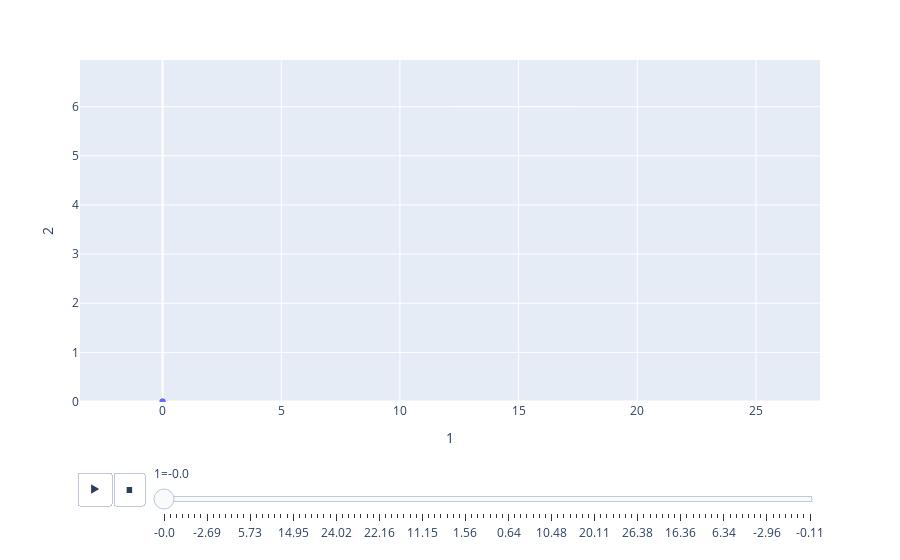

Source (notebook cell):
### Code cell
px.scatter(train_stream, x=1, y=2, animation_frame=1,
                      log_x=False, size_max=55, range_x=[min(train_stream[1]),max(train_stream[1])], 
                       range_y=[min(train_stream[2]),max(train_stream[2])])

### Figure 1 — Plotly figure (JSON) as saved in the notebook; plotly's stock layout.template omitted (floating-point values rounded to 4 significant figures)
{"data": [{"hoverlabel": {"namelength": 0}, "hovertemplate": "1=%{x}<br>2=%{y}", "legendgroup": "", "marker": {"color": "#636efa", "symbol": "circle"}, "mode": "markers", "name": "", "showlegend": false, "type": "scatter", "x": [0, 0], "xaxis": "x", "y": [0, 0], "yaxis": "y"}], "layout": {"legend": {"tracegroupgap": 0}, "margin": {"t": 60}, "sliders": [{"active": 0, "currentvalue": {"prefix": "1="}, "len": 0.9, "pad": {"b": 10, "t": 60}, "steps": [{"args": [["-0.0"], {"frame": {"duration": 0, "redraw": false}, "fromcurrent": true, "mode": "immediate", "transition": {"duration": 0, "easing": "linear"}}], "label": "-0.0", "method": "animate"}, {"args": [["-0.2"], {"frame": {"duration": 0, "redraw": false}, "fromcurrent": true, "mode": "immediate", "transition": {"duration": 0, "easing": "linear"}}], "label": "-0.2", "method": "animate"}, {"args": [["-0.25"], {"frame": {"duration": 0, "redraw": false}, "fromcurrent": true, "mode": "immediate", "transition": {"duration": 0, "easing": "linear"}}], "label": "-0.25", "method": "animate"}, {"args": [["-0.27"], {"frame": {"duration": 0, "redraw": false}, "fromcurrent": true, "mode": "immediate", "transition": {"duration": 0, "easing": "linear"}}], "label": "-0.27", "method": "animate"}, {"args": [["-0.8"], {"frame": {"duration": 0, "redraw": false}, "fromcurrent": true, "mode": "immediate", "transition": {"duration": 0, "easing": "linear"}}], "label": "-0.8", "method": "animate"}, {"args": [["-1.25"], {"frame": {"duration": 0, "redraw": false}, "fromcurrent": true, "mode": "immediate", "transition": {"duration": 0, "easing": "linear"}}], "label": "-1.25", "method": "animate"}, {"args": [["-2.53"], {"frame": {"duration": 0, "redraw": false}, "fromcurrent": true, "mode": "immediate", "transition": {"duration": 0, "easing": "linear"}}], "label": "-2.53", "method": "animate"}, {"args": [["-2.69"], {"frame": {"duration": 0, "redraw": false}, "fromcurrent": true, "mode": "immediate", "transition": {"duration": 0, "easing": "linear"}}], "label": "-2.69", "method": "animate"}, {"args": [["-2.02"], {"frame": {"duration": 0, "redraw": false}, "fromcurrent": true, "mode": "immediate", "transition": {"duration": 0, "easing": "linear"}}], "label": "-2.02", "method": "animate"}, {"args": [["-0.82"], {"frame": {"duration": 0, "redraw": false}, "fromcurrent": true, "mode": "immediate", "transition": {"duration": 0, "easing": "linear"}}], "label": "-0.82", "method": "animate"}, {"args": [["0.45"], {"frame": {"duration": 0, "redraw": false}, "fromcurrent": true, "mode": "immediate", "transition": {"duration": 0, "easing": "linear"}}], "label": "0.45", "method": "animate"}, {"args": [["1.77"], {"frame": {"duration": 0, "redraw": false}, "fromcurrent": true, "mode": "immediate", "transition": {"duration": 0, "easing": "linear"}}], "label": "1.77", "method": "animate"}, {"args": [["3.1"], {"frame": {"duration": 0, "redraw": false}, "fromcurrent": true, "mode": "immediate", "transition": {"duration": 0, "easing": "linear"}}], "label": "3.1", "method": "animate"}, {"args": [["4.4"], {"frame": {"duration": 0, "redraw": false}, "fromcurrent": true, "mode": "immediate", "transition": {"duration": 0, "easing": "linear"}}], "label": "4.4", "method": "animate"}, {"args": [["5.73"], {"frame": {"duration": 0, "redraw": false}, "fromcurrent": true, "mode": "immediate", "transition": {"duration": 0, "easing": "linear"}}], "label": "5.73", "method": "animate"}, {"args": [["7.06"], {"frame": {"duration": 0, "redraw": false}, "fromcurrent": true, "mode": "immediate", "transition": {"duration": 0, "easing": "linear"}}], "label": "7.06", "method": "animate"}, {"args": [["8.38"], {"frame": {"duration": 0, "redraw": false}, "fromcurrent": true, "mode": "immediate", "transition": {"duration": 0, "easing": "linear"}}], "label": "8.38", "method": "animate"}, {"args": [["9.71"], {"frame": {"duration": 0, "redraw": false}, "fromcurrent": true, "mode": "immediate", "transition": {"duration": 0, "easing": "linear"}}], "label": "9.71", "method": "animate"}, {"args": [["11.1"], {"frame": {"duration": 0, "redraw": false}, "fromcurrent": true, "mode": "immediate", "transition": {"duration": 0, "easing": "linear"}}], "label": "11.1", "method": "animate"}, {"args": [["12.4"], {"frame": {"duration": 0, "redraw": false}, "fromcurrent": true, "mode": "immediate", "transition": {"duration": 0, "easing": "linear"}}], "label": "12.4", "method": "animate"}, {"args": [["13.67"], {"frame": {"duration": 0, "redraw": false}, "fromcurrent": true, "mode": "immediate", "transition": {"duration": 0, "easing": "linear"}}], "label": "13.67", "method": "animate"}, {"args": [["14.95"], {"frame": {"duration": 0, "redraw": false}, "fromcurrent": true, "mode": "immediate", "transition": {"duration": 0, "easing": "linear"}}], "label": "14.95", "method": "animate"}, {"args": [["16.23"], {"frame": {"duration": 0, "redraw": false}, "fromcurrent": true, "mode": "immediate", "transition": {"duration": 0, "easing": "linear"}}], "label": "16.23", "method": "animate"}, {"args": [["17.53"], {"frame": {"duration": 0, "redraw": false}, "fromcurrent": true, "mode": "immediate", "transition": {"duration": 0, "easing": "linear"}}], "label": "17.53", "method": "animate"}, {"args": [["18.82"], {"frame": {"duration": 0, "redraw": false}, "fromcurrent": true, "mode": "immediate", "transition": {"duration": 0, "easing": "linear"}}], "label": "18.82", "method": "animate"}, {"args": [["20.1"], {"frame": {"duration": 0, "redraw": false}, "fromcurrent": true, "mode": "immediate", "transition": {"duration": 0, "easing": "linear"}}], "label": "20.1", "method": "animate"}, {"args": [["21.42"], {"frame": {"duration": 0, "redraw": false}, "fromcurrent": true, "mode": "immediate", "transition": {"duration": 0, "easing": "linear"}}], "label": "21.42", "method": "animate"}, {"args": [["22.73"], {"frame": {"duration": 0, "redraw": false}, "fromcurrent": true, "mode": "immediate", "transition": {"duration": 0, "easing": "linear"}}], "label": "22.73", "method": "animate"}, {"args": [["24.02"], {"frame": {"duration": 0, "redraw": false}, "fromcurrent": true, "mode": "immediate", "transition": {"duration": 0, "easing": "linear"}}], "label": "24.02", "method": "animate"}, {"args": [["25.29"], {"frame": {"duration": 0, "redraw": false}, "fromcurrent": true, "mode": "immediate", "transition": {"duration": 0, "easing": "linear"}}], "label": "25.29", "method": "animate"}, {"args": [["26.51"], {"frame": {"duration": 0, "redraw": false}, "fromcurrent": true, "mode": "immediate", "transition": {"duration": 0, "easing": "linear"}}], "label": "26.51", "method": "animate"}, {"args": [["27.5"], {"frame": {"duration": 0, "redraw": false}, "fromcurrent": true, "mode": "immediate", "transition": {"duration": 0, "easing": "linear"}}], "label": "27.5", "method": "animate"}, {"args": [["26.32"], {"frame": {"duration": 0, "redraw": false}, "fromcurrent": true, "mode": "immediate", "transition": {"duration": 0, "easing": "linear"}}], "label": "26.32", "method": "animate"}, {"args": [["24.94"], {"frame": {"duration": 0, "redraw": false}, "fromcurrent": true, "mode": "immediate", "transition": {"duration": 0, "easing": "linear"}}], "label": "24.94", "method": "animate"}, {"args": [["23.55"], {"frame": {"duration": 0, "redraw": false}, "fromcurrent": true, "mode": "immediate", "transition": {"duration": 0, "easing": "linear"}}], "label": "23.55", "method": "animate"}, {"args": [["22.16"], {"frame": {"duration": 0, "redraw": false}, "fromcurrent": true, "mode": "immediate", "transition": {"duration": 0, "easing": "linear"}}], "label": "22.16", "method": "animate"}, {"args": [["20.8"], {"frame": {"duration": 0, "redraw": false}, "fromcurrent": true, "mode": "immediate", "transition": {"duration": 0, "easing": "linear"}}], "label": "20.8", "method": "animate"}, {"args": [["19.45"], {"frame": {"duration": 0, "redraw": false}, "fromcurrent": true, "mode": "immediate", "transition": {"duration": 0, "easing": "linear"}}], "label": "19.45", "method": "animate"}, {"args": [["18.11"], {"frame": {"duration": 0, "redraw": false}, "fromcurrent": true, "mode": "immediate", "transition": {"duration": 0, "easing": "linear"}}], "label": "18.11", "method": "animate"}, {"args": [["16.76"], {"frame": {"duration": 0, "redraw": false}, "fromcurrent": true, "mode": "immediate", "transition": {"duration": 0, "easing": "linear"}}], "label": "16.76", "method": "animate"}, {"args": [["13.95"], {"frame": {"duration": 0, "redraw": false}, "fromcurrent": true, "mode": "immediate", "transition": {"duration": 0, "easing": "linear"}}], "label": "13.95", "method": "animate"}, {"args": [["12.54"], {"frame": {"duration": 0, "redraw": false}, "fromcurrent": true, "mode": "immediate", "transition": {"duration": 0, "easing": "linear"}}], "label": "12.54", "method": "animate"}, {"args": [["11.15"], {"frame": {"duration": 0, "redraw": false}, "fromcurrent": true, "mode": "immediate", "transition": {"duration": 0, "easing": "linear"}}], "label": "11.15", "method": "animate"}, {"args": [["9.76"], {"frame": {"duration": 0, "redraw": false}, "fromcurrent": true, "mode": "immediate", "transition": {"duration": 0, "easing": "linear"}}], "label": "9.76", "method": "animate"}, {"args": [["8.37"], {"frame": {"duration": 0, "redraw": false}, "fromcurrent": true, "mode": "immediate", "transition": {"duration": 0, "easing": "linear"}}], "label": "8.37", "method": "animate"}, {"args": [["7.0"], {"frame": {"duration": 0, "redraw": false}, "fromcurrent": true, "mode": "immediate", "transition": {"duration": 0, "easing": "linear"}}], "label": "7.0", "method": "animate"}, {"args": [["5.63"], {"frame": {"duration": 0, "redraw": false}, "fromcurrent": true, "mode": "immediate", "transition": {"duration": 0, "easing": "linear"}}], "label": "5.63", "method": "animate"}, {"args": [["4.26"], {"frame": {"duration": 0, "redraw": false}, "fromcurrent": true, "mode": "immediate", "transition": {"duration": 0, "easing": "linear"}}], "label": "4.26", "method": "animate"}, {"args": [["2.95"], {"frame": {"duration": 0, "redraw": false}, "fromcurrent": true, "mode": "immediate", "transition": {"duration": 0, "easing": "linear"}}], "label": "2.95", "method": "animate"}, {"args": [["1.56"], {"frame": {"duration": 0, "redraw": false}, "fromcurrent": true, "mode": "immediate", "transition": {"duration": 0, "easing": "linear"}}], "label": "1.56", "method": "animate"}, {"args": [["0.21"], {"frame": {"duration": 0, "redraw": false}, "fromcurrent": true, "mode": "immediate", "transition": {"duration": 0, "easing": "linear"}}], "label": "0.21", "method": "animate"}, {"args": [["-1.12"], {"frame": {"duration": 0, "redraw": false}, "fromcurrent": true, "mode": "immediate", "transition": {"duration": 0, "easing": "linear"}}], "label": "-1.12", "method": "animate"}, {"args": [["-2.39"], {"frame": {"duration": 0, "redraw": false}, "fromcurrent": true, "mode": "immediate", "transition": {"duration": 0, "easing": "linear"}}], "label": "-2.39", "method": "animate"}, {"args": [["-3.48"], {"frame": {"duration": 0, "redraw": false}, "fromcurrent": true, "mode": "immediate", "transition": {"duration": 0, "easing": "linear"}}], "label": "-3.48", "method": "animate"}, {"args": [["-2.14"], {"frame": {"duration": 0, "redraw": false}, "fromcurrent": true, "mode": "immediate", "transition": {"duration": 0, "easing": "linear"}}], "label": "-2.14", "method": "animate"}, {"args": [["-0.74"], {"frame": {"duration": 0, "redraw": false}, "fromcurrent": true, "mode": "immediate", "transition": {"duration": 0, "easing": "linear"}}], "label": "-0.74", "method": "animate"}, {"args": [["0.64"], {"frame": {"duration": 0, "redraw": false}, "fromcurrent": true, "mode": "immediate", "transition": {"duration": 0, "easing": "linear"}}], "label": "0.64", "method": "animate"}, {"args": [["2.04"], {"frame": {"duration": 0, "redraw": false}, "fromcurrent": true, "mode": "immediate", "transition": {"duration": 0, "easing": "linear"}}], "label": "2.04", "method": "animate"}, {"args": [["3.48"], {"frame": {"duration": 0, "redraw": false}, "fromcurrent": true, "mode": "immediate", "transition": {"duration": 0, "easing": "linear"}}], "label": "3.48", "method": "animate"}, {"args": [["4.91"], {"frame": {"duration": 0, "redraw": false}, "fromcurrent": true, "mode": "immediate", "transition": {"duration": 0, "easing": "linear"}}], "label": "4.91", "method": "animate"}, {"args": [["6.31"], {"frame": {"duration": 0, "redraw": false}, "fromcurrent": true, "mode": "immediate", "transition": {"duration": 0, "easing": "linear"}}], "label": "6.31", "method": "animate"}, {"args": [["7.7"], {"frame": {"duration": 0, "redraw": false}, "fromcurrent": true, "mode": "immediate", "transition": {"duration": 0, "easing": "linear"}}], "label": "7.7", "method": "animate"}, {"args": [["9.08"], {"frame": {"duration": 0, "redraw": false}, "fromcurrent": true, "mode": "immediate", "transition": {"duration": 0, "easing": "linear"}}], "label": "9.08", "method": "animate"}, {"args": [["10.48"], {"frame": {"duration": 0, "redraw": false}, "fromcurrent": true, "mode": "immediate", "transition": {"duration": 0, "easing": "linear"}}], "label": "10.48", "method": "animate"}, {"args": [["11.88"], {"frame": {"duration": 0, "redraw": false}, "fromcurrent": true, "mode": "immediate", "transition": {"duration": 0, "easing": "linear"}}], "label": "11.88", "method": "animate"}, {"args": [["13.27"], {"frame": {"duration": 0, "redraw": false}, "fromcurrent": true, "mode": "immediate", "transition": {"duration": 0, "easing": "linear"}}], "label": "13.27", "method": "animate"}, {"args": [["14.67"], {"frame": {"duration": 0, "redraw": false}, "fromcurrent": true, "mode": "immediate", "transition": {"duration": 0, "easing": "linear"}}], "label": "14.67", "method": "animate"}, {"args": [["16.05"], {"frame": {"duration": 0, "redraw": false}, "fromcurrent": true, "mode": "immediate", "transition": {"duration": 0, "easing": "linear"}}], "label": "16.05", "method": "animate"}, {"args": [["17.4"], {"frame": {"duration": 0, "redraw": false}, "fromcurrent": true, "mode": "immediate", "transition": {"duration": 0, "easing": "linear"}}], "label": "17.4", "method": "animate"}, {"args": [["18.75"], {"frame": {"duration": 0, "redraw": false}, "fromcurrent": true, "mode": "immediate", "transition": {"duration": 0, "easing": "linear"}}], "label": "18.75", "method": "animate"}, {"args": [["20.11"], {"frame": {"duration": 0, "redraw": false}, "fromcurrent": true, "mode": "immediate", "transition": {"duration": 0, "easing": "linear"}}], "label": "20.11", "method": "animate"}, {"args": [["21.46"], {"frame": {"duration": 0, "redraw": false}, "fromcurrent": true, "mode": "immediate", "transition": {"duration": 0, "easing": "linear"}}], "label": "21.46", "method": "animate"}, {"args": [["22.79"], {"frame": {"duration": 0, "redraw": false}, "fromcurrent": true, "mode": "immediate", "transition": {"duration": 0, "easing": "linear"}}], "label": "22.79", "method": "animate"}, {"args": [["24.13"], {"frame": {"duration": 0, "redraw": false}, "fromcurrent": true, "mode": "immediate", "transition": {"duration": 0, "easing": "linear"}}], "label": "24.13", "method": "animate"}, {"args": [["25.53"], {"frame": {"duration": 0, "redraw": false}, "fromcurrent": true, "mode": "immediate", "transition": {"duration": 0, "easing": "linear"}}], "label": "25.53", "method": "animate"}, {"args": [["26.82"], {"frame": {"duration": 0, "redraw": false}, "fromcurrent": true, "mode": "immediate", "transition": {"duration": 0, "easing": "linear"}}], "label": "26.82", "method": "animate"}, {"args": [["27.7"], {"frame": {"duration": 0, "redraw": false}, "fromcurrent": true, "mode": "immediate", "transition": {"duration": 0, "easing": "linear"}}], "label": "27.7", "method": "animate"}, {"args": [["26.38"], {"frame": {"duration": 0, "redraw": false}, "fromcurrent": true, "mode": "immediate", "transition": {"duration": 0, "easing": "linear"}}], "label": "26.38", "method": "animate"}, {"args": [["25.0"], {"frame": {"duration": 0, "redraw": false}, "fromcurrent": true, "mode": "immediate", "transition": {"duration": 0, "easing": "linear"}}], "label": "25.0", "method": "animate"}, {"args": [["23.58"], {"frame": {"duration": 0, "redraw": false}, "fromcurrent": true, "mode": "immediate", "transition": {"duration": 0, "easing": "linear"}}], "label": "23.58", "method": "animate"}, {"args": [["22.17"], {"frame": {"duration": 0, "redraw": false}, "fromcurrent": true, "mode": "immediate", "transition": {"duration": 0, "easing": "linear"}}], "label": "22.17", "method": "animate"}, {"args": [["20.72"], {"frame": {"duration": 0, "redraw": false}, "fromcurrent": true, "mode": "immediate", "transition": {"duration": 0, "easing": "linear"}}], "label": "20.72", "method": "animate"}, {"args": [["19.26"], {"frame": {"duration": 0, "redraw": false}, "fromcurrent": true, "mode": "immediate", "transition": {"duration": 0, "easing": "linear"}}], "label": "19.26", "method": "animate"}, {"args": [["17.81"], {"frame": {"duration": 0, "redraw": false}, "fromcurrent": true, "mode": "immediate", "transition": {"duration": 0, "easing": "linear"}}], "label": "17.81", "method": "animate"}, {"args": [["16.36"], {"frame": {"duration": 0, "redraw": false}, "fromcurrent": true, "mode": "immediate", "transition": {"duration": 0, "easing": "linear"}}], "label": "16.36", "method": "animate"}, {"args": [["14.92"], {"frame": {"duration": 0, "redraw": false}, "fromcurrent": true, "mode": "immediate", "transition": {"duration": 0, "easing": "linear"}}], "label": "14.92", "method": "animate"}, {"args": [["13.48"], {"frame": {"duration": 0, "redraw": false}, "fromcurrent": true, "mode": "immediate", "transition": {"duration": 0, "easing": "linear"}}], "label": "13.48", "method": "animate"}, {"args": [["12.07"], {"frame": {"duration": 0, "redraw": false}, "fromcurrent": true, "mode": "immediate", "transition": {"duration": 0, "easing": "linear"}}], "label": "12.07", "method": "animate"}, {"args": [["10.67"], {"frame": {"duration": 0, "redraw": false}, "fromcurrent": true, "mode": "immediate", "transition": {"duration": 0, "easing": "linear"}}], "label": "10.67", "method": "animate"}, {"args": [["9.23"], {"frame": {"duration": 0, "redraw": false}, "fromcurrent": true, "mode": "immediate", "transition": {"duration": 0, "easing": "linear"}}], "label": "9.23", "method": "animate"}, {"args": [["7.78"], {"frame": {"duration": 0, "redraw": false}, "fromcurrent": true, "mode": "immediate", "transition": {"duration": 0, "easing": "linear"}}], "label": "7.78", "method": "animate"}, {"args": [["6.34"], {"frame": {"duration": 0, "redraw": false}, "fromcurrent": true, "mode": "immediate", "transition": {"duration": 0, "easing": "linear"}}], "label": "6.34", "method": "animate"}, {"args": [["4.9"], {"frame": {"duration": 0, "redraw": false}, "fromcurrent": true, "mode": "immediate", "transition": {"duration": 0, "easing": "linear"}}], "label": "4.9", "method": "animate"}, {"args": [["3.45"], {"frame": {"duration": 0, "redraw": false}, "fromcurrent": true, "mode": "immediate", "transition": {"duration": 0, "easing": "linear"}}], "label": "3.45", "method": "animate"}, {"args": [["1.99"], {"frame": {"duration": 0, "redraw": false}, "fromcurrent": true, "mode": "immediate", "transition": {"duration": 0, "easing": "linear"}}], "label": "1.99", "method": "animate"}, {"args": [["0.58"], {"frame": {"duration": 0, "redraw": false}, "fromcurrent": true, "mode": "immediate", "transition": {"duration": 0, "easing": "linear"}}], "label": "0.58", "method": "animate"}, {"args": [["-2.2"], {"frame": {"duration": 0, "redraw": false}, "fromcurrent": true, "mode": "immediate", "transition": {"duration": 0, "easing": "linear"}}], "label": "-2.2", "method": "animate"}, {"args": [["-2.82"], {"frame": {"duration": 0, "redraw": false}, "fromcurrent": true, "mode": "immediate", "transition": {"duration": 0, "easing": "linear"}}], "label": "-2.82", "method": "animate"}, {"args": [["-2.96"], {"frame": {"duration": 0, "redraw": false}, "fromcurrent": true, "mode": "immediate", "transition": {"duration": 0, "easing": "linear"}}], "label": "-2.96", "method": "animate"}, {"args": [["-1.69"], {"frame": {"duration": 0, "redraw": false}, "fromcurrent": true, "mode": "immediate", "transition": {"duration": 0, "easing": "linear"}}], "label": "-1.69", "method": "animate"}, {"args": [["-1.06"], {"frame": {"duration": 0, "redraw": false}, "fromcurrent": true, "mode": "immediate", "transition": {"duration": 0, "easing": "linear"}}], "label": "-1.06", "method": "animate"}, {"args": [["-0.89"], {"frame": {"duration": 0, "redraw": false}, "fromcurrent": true, "mode": "immediate", "transition": {"duration": 0, "easing": "linear"}}], "label": "-0.89", "method": "animate"}, {"args": [["0.11"], {"frame": {"duration": 0, "redraw": false}, "fromcurrent": true, "mode": "immediate", "transition": {"duration": 0, "easing": "linear"}}], "label": "0.11", "method": "animate"}, {"args": [["0.04"], {"frame": {"duration": 0, "redraw": false}, "fromcurrent": true, "mode": "immediate", "transition": {"duration": 0, "easing": "linear"}}], "label": "0.04", "method": "animate"}, {"args": [["0.07"], {"frame": {"duration": 0, "redraw": false}, "fromcurrent": true, "mode": "immediate", "transition": {"duration": 0, "easing": "linear"}}], "label": "0.07", "method": "animate"}, {"args": [["-0.11"], {"frame": {"duration": 0, "redraw": false}, "fromcurrent": true, "mode": "immediate", "transition": {"duration": 0, "easing": "linear"}}], "label": "-0.11", "method": "animate"}], "x": 0.1, "xanchor": "left", "y": 0, "yanchor": "top"}], "updatemenus": [{"buttons": [{"args": [null, {"frame": {"duration": 500, "redraw": false}, "fromcurrent": true, "mode": "immediate", "transition": {"duration": 500, "easing": "linear"}}], "label": "&#9654;", "method": "animate"}, {"args": [[null], {"frame": {"duration": 0, "redraw": false}, "fromcurrent": true, "mode": "immediate", "transition": {"duration": 0, "easing": "linear"}}], "label": "&#9724;", "method": "animate"}], "direction": "left", "pad": {"r": 10, "t": 70}, "showactive": false, "type": "buttons", "x": 0.1, "xanchor": "right", "y": 0, "yanchor": "top"}], "xaxis": {"anchor": "y", "categoryarray": [0, -0.2, -0.25, -0.27, -0.8, -1.25, -2.53, -2.69, -2.02, -0.82, 0.45, 1.77, 3.1, 4.4, 5.73, 7.06, 8.38, 9.71, 11.1, 12.4, 13.67, 14.95, 16.23, 17.53, 18.82, 20.1, 21.42, 22.73, 24.02, 25.29, 26.51, 27.5, 26.32, 24.94, 23.55, 22.16, 20.8, 19.45, 18.11, 16.76, 13.95, 12.54, 11.15, 9.76, 8.37, 7, 5.63, 4.26, 2.95, 1.56, 0.21, -1.12, -2.39, -3.48, -2.14, -0.74, 0.64, 2.04, 3.48, 4.91, 6.31, 7.7, 9.08, 10.48, 11.88, 13.27, 14.67, 16.05, 17.4, 18.75, 20.11, 21.46, 22.79, 24.13, 25.53, 26.82, 27.7, 26.38, 25, 23.58, 22.17, 20.72, 19.26, 17.81, 16.36, 14.92, 13.48, 12.07, 10.67, 9.23, 7.78, 6.34, 4.9, 3.45, 1.99, 0.58, -2.2, -2.82, -2.96, -1.69, -1.06, -0.89, 0.11, 0.04, 0.07, -0.11], "categoryorder": "array", "domain": [0, 1], "range": [-3.48, 27.7], "title": {"text": "1"}}, "yaxis": {"anchor": "x", "domain": [0, 1], "range": [-0.01, 6.95], "title": {"text": "2"}}}}
